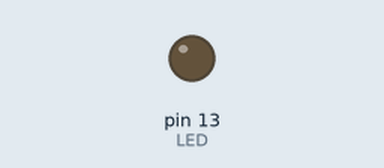
Recording of a sketch running on a simulated Arduino Uno, built with avr-gcc and run on an emulated ATmega328P. Shown: output pins drawn as LEDs (lit = HIGH).

Above: at 1.3 s.
At 3.5 s:
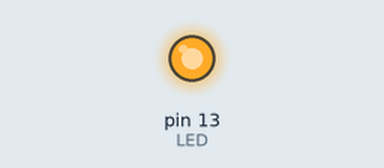
Timing chart, 0 to 8.3 s (numbered marks = the images above):
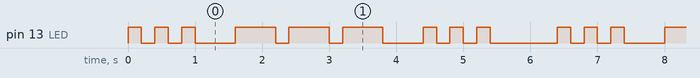

Measured:
- by itself, pin 13 (LED): repeats every 6.4 s: 2 × (LOW 0.20 s, HIGH 0.20 s), LOW 0.60 s, 2 × (HIGH 0.60 s, LOW 0.20 s), HIGH 0.60 s, LOW 0.60 s, 2 × (HIGH 0.20 s, LOW 0.20 s), HIGH 0.20 s, LOW 1.0 s, HIGH 0.20 s
- by itself, everything shown: repeats every 6.4 s, in 18 steps

The sketch:

ex02_sos.ino
```cpp
// ex02 -- SOS in Morse code with helper functions
const int LED = LED_BUILTIN;
const int DOT = 200, DASH = 600, GAP = 200, LETTER_GAP = 600, WORD_PAUSE = 1000;

void flash(int ms) {              // one symbol: ON for ms, then the intra-letter gap
  digitalWrite(LED, HIGH);
  delay(ms);
  digitalWrite(LED, LOW);
  delay(GAP);
}
void dot()  { flash(DOT); }
void dash() { flash(DASH); }
void letterGap() { delay(LETTER_GAP - GAP); }   // flash() already waited GAP

void setup() { pinMode(LED, OUTPUT); }

void loop() {
  dot(); dot(); dot();  letterGap();     // S
  dash(); dash(); dash(); letterGap();   // O
  dot(); dot(); dot();                   // S
  delay(WORD_PAUSE - GAP);               // 1 s pause after the word
}
```
